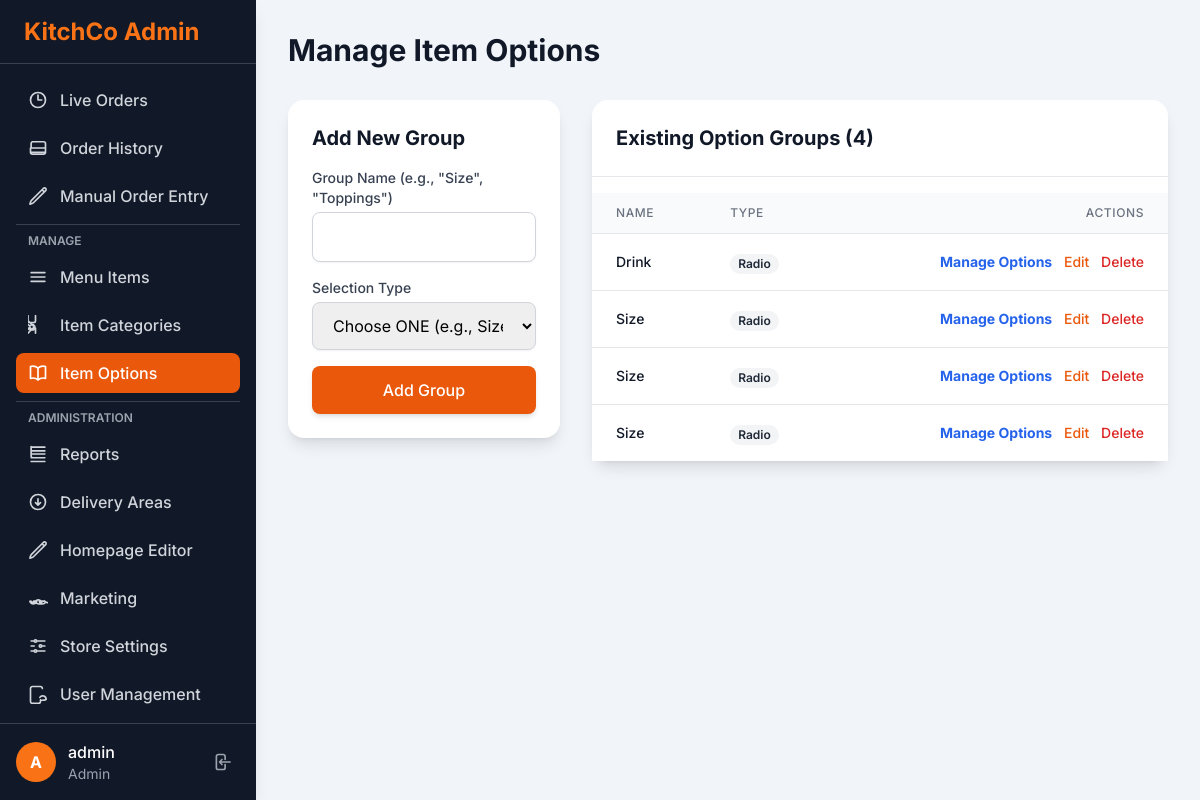
Before: /admin/manage_item_options.php (signed in) with the older database file.
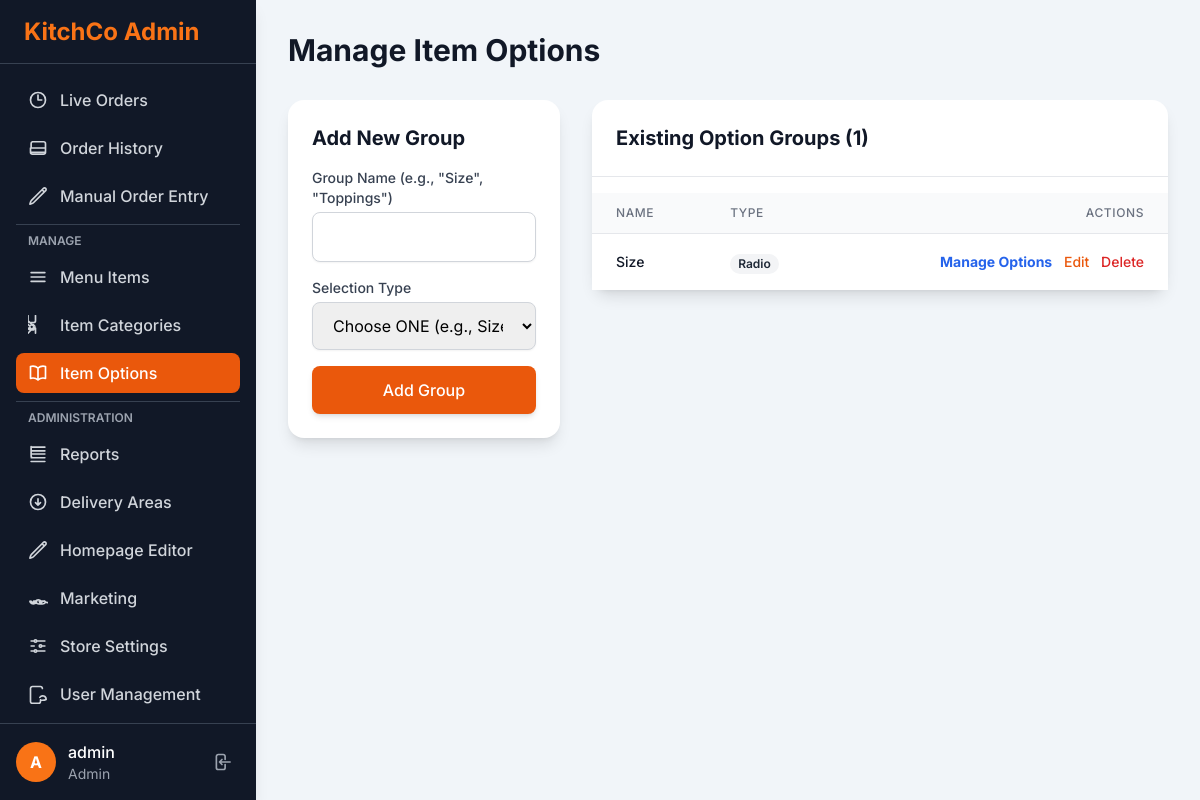
After: the same page with the newer database file.
### tables this page shows
CREATE TABLE IF NOT EXISTS `item_options_groups` (
  `id` int NOT NULL AUTO_INCREMENT,
  `name` varchar(100) NOT NULL,
  `type` enum('radio','checkbox') NOT NULL,
  PRIMARY KEY (`id`)
);

### config.php (called while the page is built, shortened)
<?php
function get_csrf_token() {
    return $_SESSION['csrf_token'];
}
function e($data) {
    return htmlspecialchars($data, ENT_QUOTES, 'UTF-8');
}
?>

### admin/manage_item_options.php (the view, shortened to what the changed rows need)
<?php
require_once('header.php');
$action = $_GET['action'] ?? 'list_groups';
$page_title = 'Manage Item Options';
$groups = [];
if ($action === 'list_groups') {
    $result = $db->query("SELECT * FROM item_options_groups ORDER BY name ASC");
    if ($result) {
        while ($row = $result->fetch_assoc()) {
            $groups[] = $row;
        }
    }
}
?>
<h1 class="text-3xl font-bold text-gray-900 mb-8"><?php echo e($page_title); ?></h1>
<div class="grid grid-cols-1 lg:grid-cols-3 gap-8">
    <div class="lg:col-span-1">
        <?php if ($action === 'list_groups' || $action === 'edit_group'): ?>
        <div class="bg-white p-6 rounded-2xl shadow-lg">
            <h2 class="text-xl font-bold text-gray-900 mb-4">
                <?php echo ($action === 'edit_group') ? 'Edit Group' : 'Add New Group'; ?>
            </h2>
        </div>
        <?php endif; ?>
    </div>
    <div class="lg:col-span-2">
        <div class="bg-white rounded-2xl shadow-lg">
            <?php if ($action === 'list_groups' || $action === 'edit_group'): ?>
            <h2 class="text-xl font-bold text-gray-900 mb-4 p-6 border-b border-gray-200">
                Existing Option Groups (<?php echo count($groups); ?>)
            </h2>
            <div class="overflow-x-auto">
                <table class="min-w-full divide-y divide-gray-200">
                    <thead class="bg-gray-50">
                        <tr>
                            <th scope="col" class="px-6 py-3 text-left text-xs font-medium text-gray-500 uppercase tracking-wider">Name</th>
                            <th scope="col" class="px-6 py-3 text-left text-xs font-medium text-gray-500 uppercase tracking-wider">Type</th>
                            <th scope="col" class="px-6 py-3 text-right text-xs font-medium text-gray-500 uppercase tracking-wider">Actions</th>
                        </tr>
                    </thead>
                    <tbody class="bg-white divide-y divide-gray-200">
                        <?php if (empty($groups)): ?>
                            <tr><td colspan="3" class="px-6 py-4 text-center text-gray-500">No option groups found.</td></tr>
                        <?php else: ?>
                            <?php foreach ($groups as $group): ?>
                                <tr>
                                    <td class="px-6 py-4 whitespace-nowrap"><div class="text-sm font-medium text-gray-900"><?php echo e($group['name']); ?></div></td>
                                    <td class="px-6 py-4 whitespace-nowrap"><span class="px-2 inline-flex text-xs leading-5 font-semibold rounded-full bg-gray-100 text-gray-800 capitalize"><?php echo e($group['type']); ?></span></td>
                                    <td class="px-6 py-4 whitespace-nowrap text-right text-sm font-medium space-x-2">
                                        <a href="manage_item_options.php?action=manage_options&group_id=<?php echo e($group['id']); ?>" class="text-blue-600 hover:text-blue-900 font-bold">Manage Options</a>
                                        <a href="manage_item_options.php?action=edit_group&id=<?php echo e($group['id']); ?>" class="text-orange-600 hover:text-orange-900">Edit</a>
                                        <a href="manage_item_options.php?action=delete_group&id=<?php echo e($group['id']); ?>&csrf_token=<?php echo e(get_csrf_token()); ?>"
                                           class="text-red-600 hover:text-red-900"
                                           onclick="return confirm('Are you sure you want to delete this group? ALL its options will be deleted.');">Delete</a>
                                    </td>
                                </tr>
                            <?php endforeach; ?>
                        <?php endif; ?>
                    </tbody>
                </table>
            </div>
            <?php endif; ?>
        </div>
    </div>
</div>
<?php
require_once('footer.php');
?>

Changed rows visible on the page:
removed item_options_groups: name "Drink", type "Radio"
removed item_options_groups: name "Size", type "Radio"
removed item_options_groups: name "Size", type "Radio"
Other visible differences:
count($groups): "4" → "1"
